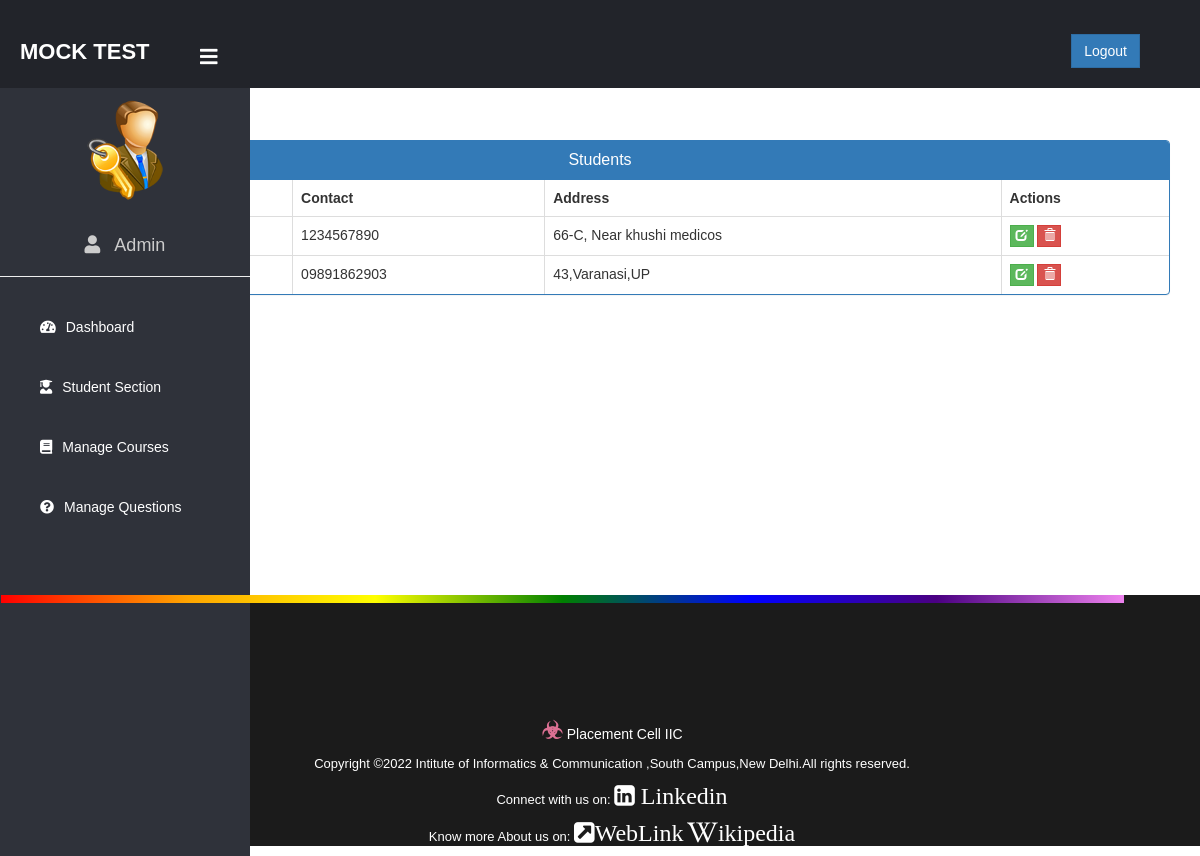
The app's page /admin-view-student (signed in), older data.
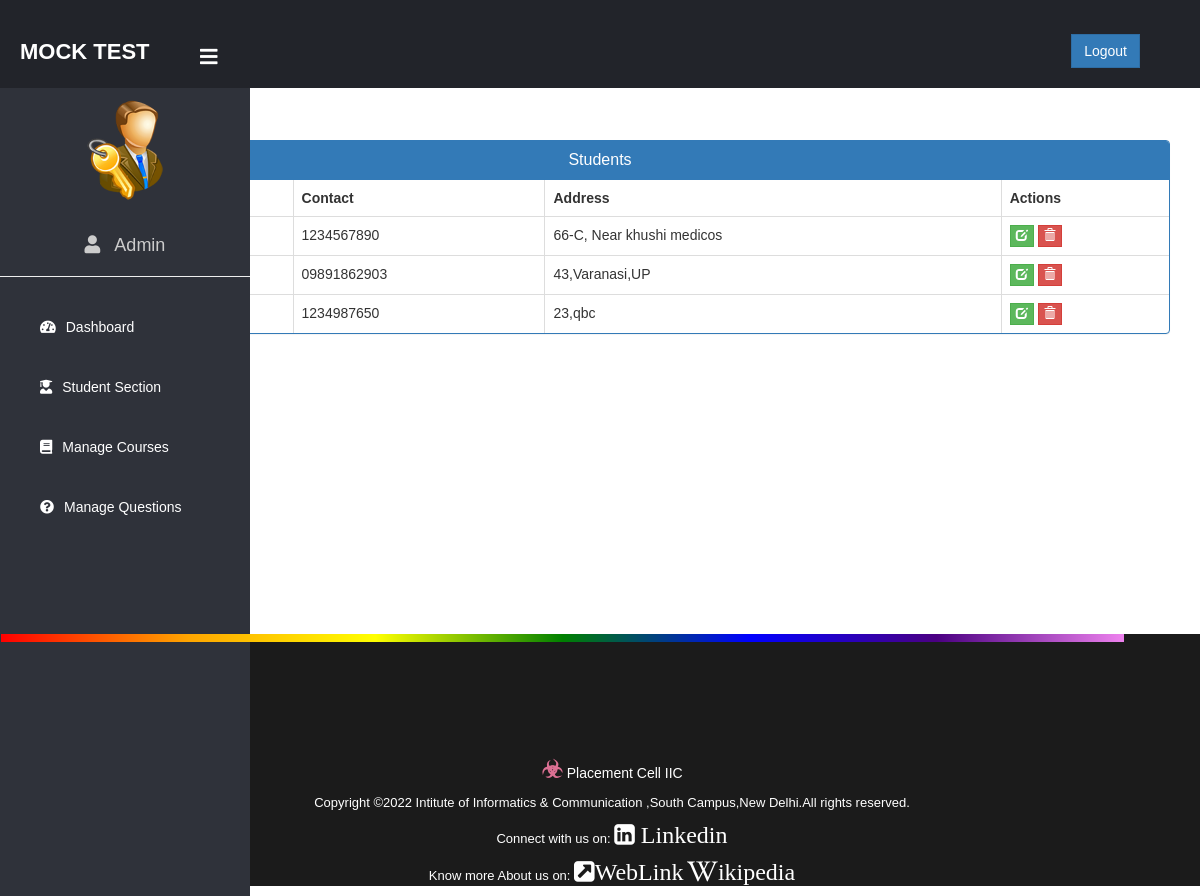
The same page, newer data.
### student/models.py (models this page shows, shortened)
class Student(models.Model):
    user=models.OneToOneField(User,on_delete=models.CASCADE)
    address = models.CharField(max_length=40)
    mobile = models.CharField(max_length=20,null=False)
    @property
    def get_name(self):
        return self.user.first_name+" "+self.user.last_name

### exam/views.py (the view)
# urls.py: path('admin-view-student', views.admin_view_student_view,name='admin-view-student'),
@login_required(login_url='adminlogin')
def admin_view_student_view(request):
    students= SMODEL.Student.objects.all()
    return render(request,'exam/admin_view_student.html',{'students':students})

### templates/exam/admin_view_student.html (shortened to what this page needs)
{% extends 'exam/adminbase.html' %}
{% block content %}
{%load static%}
<head>
  <link href="//netdna.bootstrapcdn.com/bootstrap/3.0.0/css/bootstrap.min.css" rel="stylesheet" id="bootstrap-css">
</head>
<br><br>
<div class="container">
  <div class="panel panel-primary">
    <div class="panel-heading">
      <h6 class="panel-title">Students</h6>
    </div>
    <table class="table table-hover table-bordered" id="dev-table">
      <thead>
        <tr>
          <th>Name</th>
          <th>Contact</th>
          <th>Address</th>
          <th>Actions</th>
        </tr>
      </thead>
      {% for t in students %}
      <tr>
        <td> {{t.get_name}}</td>
        <td>{{t.mobile}}</td>
        <td>{{t.address}}</td>
        <td><a class="btn btn-success btn-xs" style="border-radius: 0%;" href="{% url 'update-student' t.id  %}"><span class="glyphicon glyphicon-edit"></span></a>
        <a class="btn btn-danger btn-xs" style="border-radius: 0%;" href="{% url 'delete-student' t.id  %}"><span class="glyphicon glyphicon-trash"></span></a></td>
      </tr>
      {% endfor %}
    </table>
  </div>
</div>
<br><br><br><br><br><br>
{% endblock content %}

Row changes from the older to the newer data that the page shows:
added Student: mobile "1234987650", address "23,qbc"
